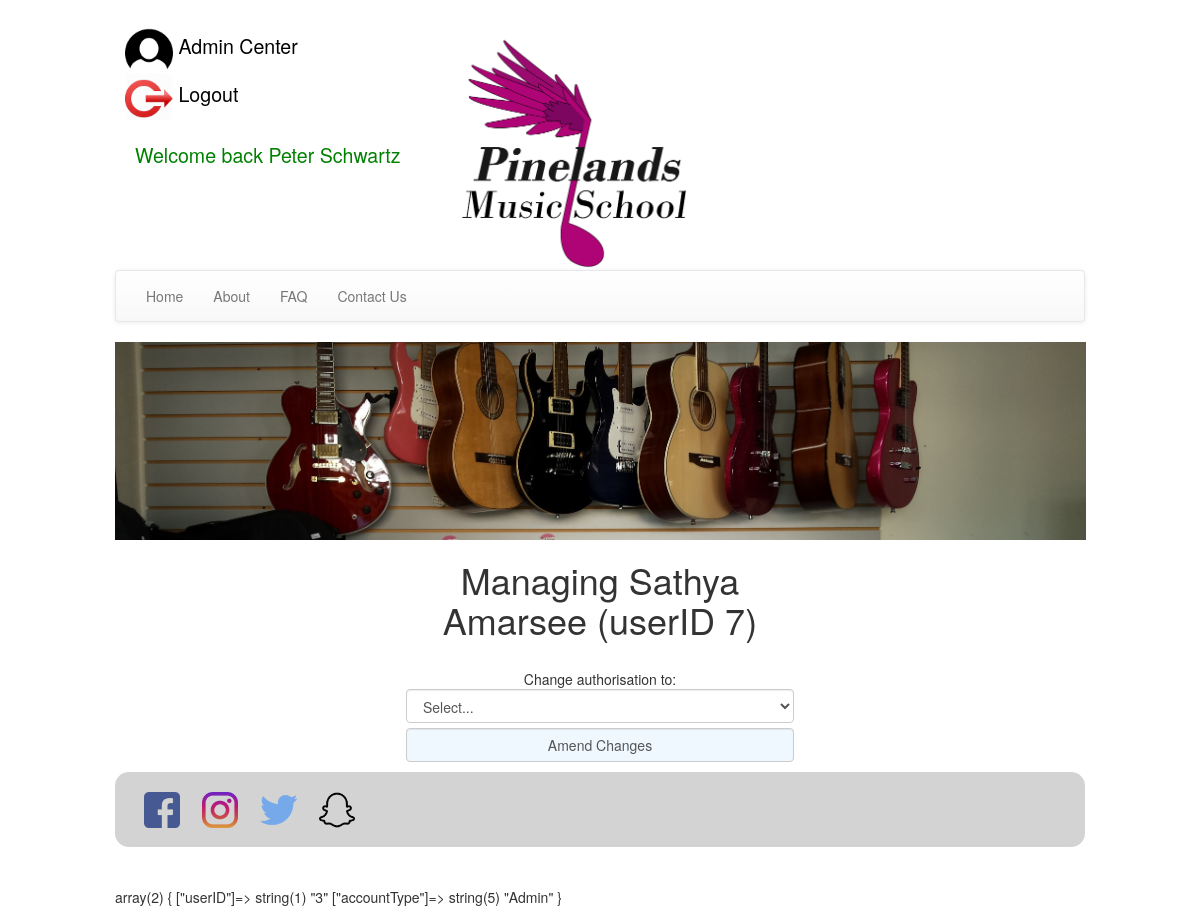
The page /pages/change/changeAuthProcess.php?userID=7 (signed in) on the database as committed earlier.
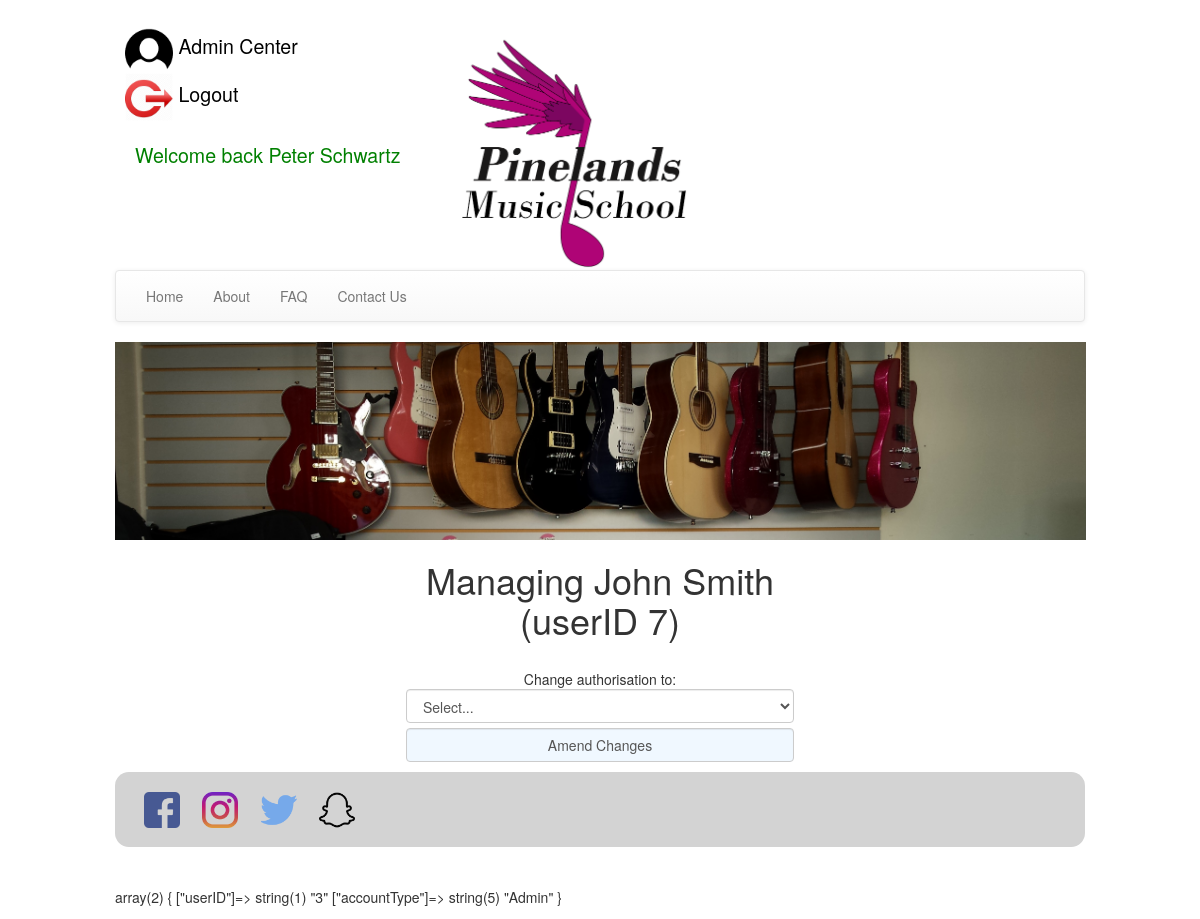
The same page on the database as committed later.
### tables this page shows
CREATE TABLE `users` (
  `UserID` int(11) NOT NULL,
  `firstName` varchar(40) NOT NULL,
  `lastName` varchar(40) NOT NULL,
  `DOB` date NOT NULL,
  `gender` enum('Male','Female') NOT NULL,
  `facebookId` varchar(80) DEFAULT NULL,
  `email` varchar(80) NOT NULL,
  `password` varchar(64) NOT NULL,
  `salt` varchar(32) NOT NULL,
  `accountType` enum('Guest','Student','Teacher','StudentAndTeacher','Admin','Owner') NOT NULL DEFAULT 'Guest',
  `comCode` varchar(64) DEFAULT NULL,
  `parentName` varchar(100) DEFAULT NULL,
  `parentEmail` varchar(100) DEFAULT NULL
);

### pages/change/changeAuthProcess.php (the view, shortened to what this page needs)
<?php
$pagetitle = "change authorisation";
include "../../inc/connect.php";
include "../../inc/header.php";
include "../../inc/nav.php";
$userID = $_GET['userID'];
$result= mysqli_query($con,"SELECT firstName, lastName, accountType FROM users WHERE userID = $userID");
$name = mysqli_fetch_array($result);
echo "<div class='loginForm center-horizontal'>";
echo "<h1> Managing ".$name['firstName']." ".$name['lastName']." (userID $userID) </h1>";
echo'<br> Change authorisation to:
<form class="basic-form" method="post" action="changeAuthResult.php?userID='.$userID.'">
    <select class="form-control" required name="accessChosen">
      <option value="" disabled selected> Select... </option>
      <option value="Guest">Guest</option>
      <option value="Student">Student</option>
      <option value="Teacher">Teacher</option>
      <option value="StudentAndTeacher">Student & Teacher</option>';
    echo '</select>
    <input class="form-control" type="submit" value="Amend Changes">
</form>';
echo "</div>";
include "../../inc/footer.php";
?>

### inc/header.php (shortened to what this page needs)
<!DOCTYPE html>
<html>
<head>
    <link href="../../css/main.css" rel="stylesheet" />
    <link href="../../css/faq.css" rel="stylesheet" />
    <link rel="stylesheet" href="https://maxcdn.bootstrapcdn.com/bootstrap/3.3.7/css/bootstrap.min.css">
    <link rel="stylesheet" href="https://maxcdn.bootstrapcdn.com/bootstrap/3.3.7/css/bootstrap-theme.min.css">
</head>

### inc/nav.php (shortened to what this page needs)
<body>
        <div class="container">
          <span>
            <div class="headerContainer">
            <div class="userPanel">
                <div class="userInfo">
                    <?php
                    if(isset($_SESSION['userID'])) {
                    ?>
        <?php
        if((($_SESSION['accountType']) == 'Admin') || (($_SESSION['accountType']) == 'Owner')){
          echo '<div class="userPanelImage">
                <img src="../../images/userImage/default-user-icon.png" />
                </div>
                <a href="../admin/admincenter.php">
                Admin Center</a><br />';
        } else if ($_SESSION['accountType'] == 'Student' || $_SESSION['accountType'] == 'Teacher' || $_SESSION['accountType'] == 'StudentAndTeacher') {
          echo '<div class="userPanelImage">
                <img src="../../images/userImage/default-user-icon.png" />
                </div>
                <a href="../usercenter/usercenter.php">
                User Center</a><br />';
        }
        ?>
        <div class="userPanelImage">
        <img src="../../images/userImage/logout.png" />
        </div>
         <a href="../logout/logout.php">Logout</a></span>
                    <?php
                        }
                    ?>
                    </div>
                    <div class="userMessage">
                <?php
                  if(isset($_SESSION['success'])) {
                        echo "<span class='success'>" . $_SESSION['success'] .  "</span>";
                    } elseif(isset($_SESSION["error"])) {
                        echo "<span class='error'>" . $_SESSION['error'] . "</span>";
                        unset($_SESSION['error']);
                    }
                    ?>
                    </div>
                <div class="logo"> <img src="../../images/TempLogo.png" /> </div>
        <nav class="navbar navbar-default">
          <div class="container-fluid">
            <ul class="nav navbar-nav">
              <li ><a href="../home/index.php">Home</a></li>
              <li><a href="../../pages/about/about.php">About</a></li>
              <li><a href="../../pages/faq/faq.php">FAQ</a></li>
              <li><a href="../../pages/contact/contact.php">Contact Us</a></li>
            </ul>
          </div>
        </nav>
            <?php if($pagetitle == "About Us | Pinelands Music School"): ?>
              <div class="banner"> <img src="../../images/banners/about.jpg" />
            <?php elseif($pagetitle == "Enrol | Pinelands Music School"): ?>
              <div class="banner"> <img src="../../images/banners/enrol.jpg" />
            <?php elseif($pagetitle == "Contact Us | Pinelands Music School"): ?>
              <div class="banner">
            <?php else: ?>
              <div class="banner"> <img src="../../images/banners/main.jpg" />
            <?php endif ?>
                  </div>

### inc/footer.php (shortened to what this page needs)
        <footer class="footer">
            <div class="socialMediaIcons">
                    <a href="https://www.facebook.com">
                    <img  src="../../images/socialMedia/facebook.png" alt="Facebook Link">
                    </a>
                    <a href="https://www.facebook.com">
                    <img  src="../../images/socialMedia/instagram.png" alt="instagram Link">
                    </a>
                    <a href="https://www.facebook.com">
                    <img  src="../../images/socialMedia/twitter.png" alt="twitter Link">
                    </a>
                    <a href="https://www.facebook.com">
                    <img  src="../../images/socialMedia/snapchat.png" alt="snapchat Link">
                    </a>
                 </div>
        </footer>
<br><br><?php var_dump($_SESSION);?>
</body>
</html>

### css/main.css (style rules this page uses)
* { box-sizing: border-box; }
header, section, footer, aside, nav, main, article, figure { display: block; }
body { font-size: 62.5%; margin: 0; padding: 0; }
input[type=button], input[type=submit], input[type=reset] { background-color: aliceblue; }
.container { width: 100%; padding: 1%; margin: 0 auto; }
.banner { display: none; width: 100%; }
.logo { margin: auto; display:none; text-align: right; width: 40%; }
.logo img { width: 60%; height: auto; }
.banner { display: inline-block; }
.banner img { width: 100.1%; height: auto; }
.userPanel { display: inline-block; font-size: 1.4em; width:90%; }
.userPanelImage { display: inline-block; }
.userPanelImage img { width: 100%; max-width: 48px; height: auto; }
.userInfo { display: inline-block; vertical-align: top; margin-top: 1%; padding: 10px; }
.userInfo a:link { color:#000000; }
.userMessage { display: inline-block; vertical-align: top; padding-top: 10px; }
.loginForm { display: inline-block; text-align: center; margin: 0 auto; width: 40%; }
.loginForm input { margin: 5px auto; }
input , select { min-width: 165px; }
.center-horizontal { position: relative; left: 50%; transform: translateX(-50%); }
.success { color: green; text-align: center; padding-left: 20px; float: right; }
.accountDetails input, select { margin: 4px 0; }
.footer { background-color: lightgray; margin-top: 5px; padding: 2%; border-radius: 1em; }
.socialMediaIcons img { max-width: 36px; margin: 0 1%; }
@media screen and (min-width:700px) { .container { width: 99%; } }
@media screen and (min-width:700px) { .logo { display: inline-block; width: 25%; } }
@media screen and (min-width:700px) { .banner { display: inline-block; } }
@media screen and (min-width:700px) { .logo { margin: 0 auto; display: inline-block; width: 40%; text-align: left; } }
@media screen and (min-width:700px) { .logo img { width: 60%; height: auto; } }
@media screen and (min-width:700px) { .userPanel { width:35%; } }

Rows that differ between the two databases and show on the page:
changed users: firstName "Sathya" → "John"; lastName "Amarsee" → "Smith"
